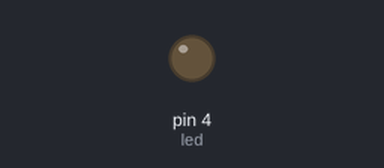
This sketch was run on a simulated Arduino Uno, built with avr-gcc and run on an emulated ATmega328P. On the bench: output pins drawn as LEDs (lit = HIGH).

Above: at 0.5 s.
At 3.2 s:
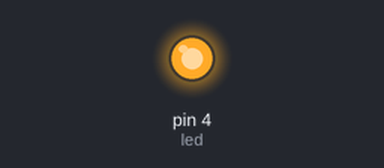
Timing chart, 0 to 7.2 s (numbered marks = the images above):
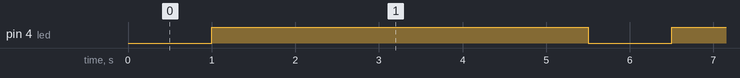

The sketch:

Pulse_Width_Modulation_PWM.ino
```cpp
int led = 4;
void setup() {
  // put your setup code here, to run once:
pinMode(led,OUTPUT);
}

void loop() {
  // put your main code here, to run repeatedly:
analogWrite(led, 0);
delay(500);
analogWrite(led, 100);
delay(500);
analogWrite(led, 200);
delay(500);
analogWrite(led, 300);
delay(500);
analogWrite(led, 400);
delay(500);
analogWrite(led, 500);
delay(500);
analogWrite(led, 600);
delay(500);
analogWrite(led, 700);
delay(500);
analogWrite(led, 800);
delay(500);
analogWrite(led, 900);
delay(500);
analogWrite(led, 1000);
delay(500);
analogWrite(led, 0);
}
```

Measured:
- by itself, pin 4 (led): alternates HIGH for 4.5 s and LOW for 1.0 s
